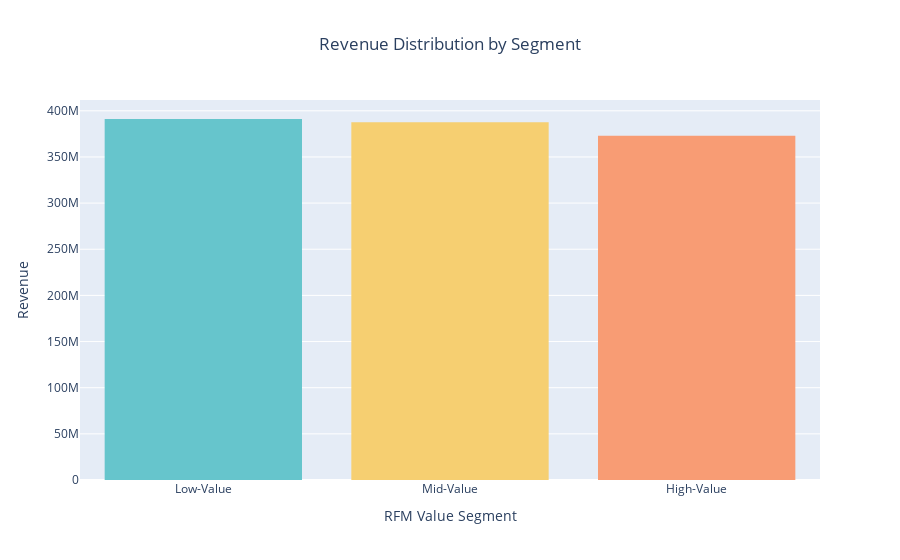

This figure's notebook cell:
### Markdown cell above
The first step in RFM analysis is mapping all customers based on their value classification: Low-Value, Mid-Value, and High-Value. The results are quite striking — the majority of current customers are concentrated in the Low-Value segment.<br>

This finding offers an initial insight: although the business has successfully reached a large number of customers, only a small portion truly demonstrates loyalty and delivers significant value. In other words, there is growth potential, but it is hidden behind a large number of passive customers. If managed strategically, this group could become a key target for engagement and retention campaigns.

### Code cell
fig_segment_bar = px.histogram(df, x='value_segment', y='monetary',
                          color='value_segment', color_discrete_sequence=pastel_colors,
                          title='Revenue Distribution by Segment')

# Update the layout
fig_segment_bar.update_layout(xaxis_title='RFM Value Segment',
                            yaxis_title='Revenue',
                            title_x= 0.5,
                            showlegend=False)

fig_segment_bar.show()

### Figure 1 — Plotly figure (JSON) as saved in the notebook; plotly's stock layout.template omitted (floating-point values rounded to 4 significant figures; data arrays with more than 128 entries replaced by an {"elided": "..."} marker saying what was removed)
{"data": [{"bingroup": "x", "histfunc": "sum", "hovertemplate": "value_segment=%{x}<br>sum of monetary=%{y}<extra></extra>", "legendgroup": "Low-Value", "marker": {"color": "rgb(102, 197, 204)", "pattern": {"shape": ""}}, "name": "Low-Value", "orientation": "v", "showlegend": true, "type": "histogram", "x": {"elided": "403 str values"}, "xaxis": "x", "y": {"elided": "403 int values"}, "yaxis": "y"}, {"bingroup": "x", "histfunc": "sum", "hovertemplate": "value_segment=%{x}<br>sum of monetary=%{y}<extra></extra>", "legendgroup": "Mid-Value", "marker": {"color": "rgb(246, 207, 113)", "pattern": {"shape": ""}}, "name": "Mid-Value", "orientation": "v", "showlegend": true, "type": "histogram", "x": {"elided": "280 str values"}, "xaxis": "x", "y": {"elided": "280 int values"}, "yaxis": "y"}, {"bingroup": "x", "histfunc": "sum", "hovertemplate": "value_segment=%{x}<br>sum of monetary=%{y}<extra></extra>", "legendgroup": "High-Value", "marker": {"color": "rgb(248, 156, 116)", "pattern": {"shape": ""}}, "name": "High-Value", "orientation": "v", "showlegend": true, "type": "histogram", "x": {"elided": "154 str values"}, "xaxis": "x", "y": {"elided": "154 int values"}, "yaxis": "y"}], "layout": {"barmode": "relative", "legend": {"title": {"text": "value_segment"}, "tracegroupgap": 0}, "showlegend": false, "title": {"text": "Revenue Distribution by Segment", "x": 0.5}, "xaxis": {"anchor": "y", "categoryarray": ["Low-Value", "Mid-Value", "High-Value"], "categoryorder": "array", "domain": [0, 1], "title": {"text": "RFM Value Segment"}}, "yaxis": {"anchor": "x", "domain": [0, 1], "title": {"text": "Revenue"}}}}
